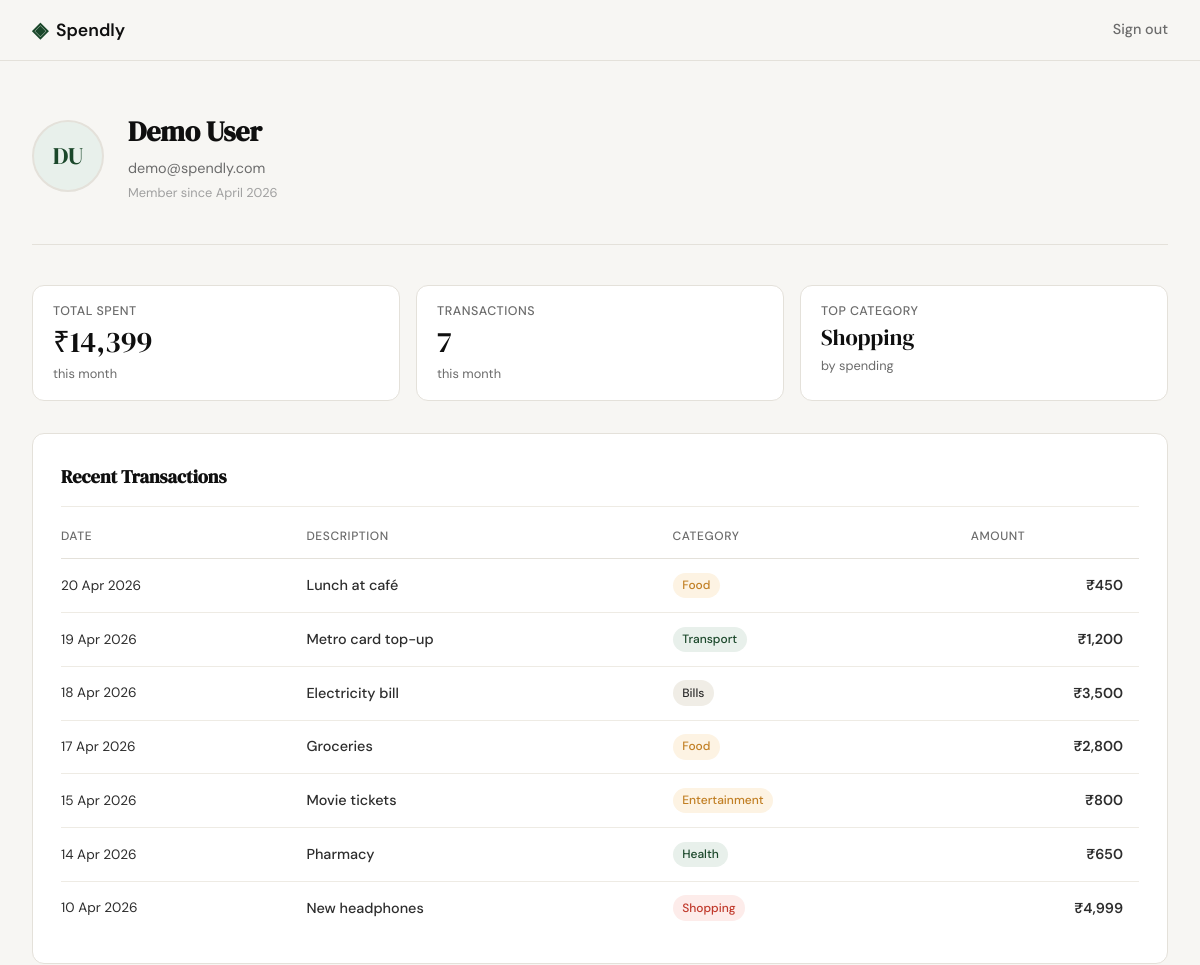
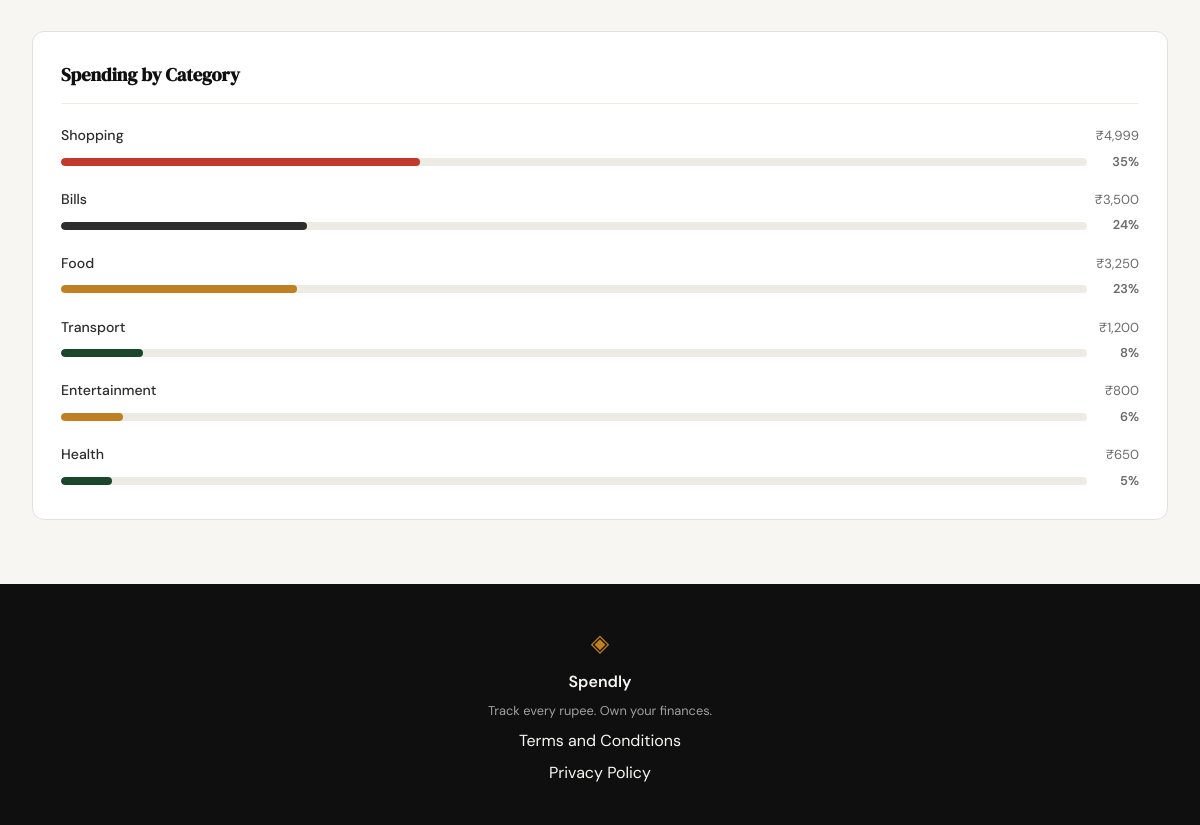
Screenshot of /profile (signed in) with the database file from the repository (2 pictures, top to bottom).
### tables this page shows
CREATE TABLE users (
            id            INTEGER   PRIMARY KEY AUTOINCREMENT,
            name          TEXT      NOT NULL,
            email         TEXT      UNIQUE NOT NULL,
            password_hash TEXT      NOT NULL,
            created_at    TIMESTAMP DEFAULT CURRENT_TIMESTAMP
        );

CREATE TABLE expenses (
            id         INTEGER   PRIMARY KEY AUTOINCREMENT,
            user_id    INTEGER   NOT NULL REFERENCES users(id) ON DELETE CASCADE,
            title      TEXT      NOT NULL,
            amount     REAL      NOT NULL,
            category   TEXT      NOT NULL CHECK(category IN (
                           'Food','Transport','Shopping','Bills',
                           'Entertainment','Health','Other')),
            date       TEXT      NOT NULL,
            note       TEXT,
            created_at TIMESTAMP DEFAULT CURRENT_TIMESTAMP
        );

### app.py (the view)
@app.route("/profile")
def profile():
    if not session.get("user_id"):
        return redirect(url_for("login"))
    raw_user = get_user_by_id(session["user_id"])
    name_parts = raw_user["name"].split()
    initials = (name_parts[0][0] + (name_parts[-1][0] if len(name_parts) > 1 else "")).upper()
    member_since = datetime.strptime(
        raw_user["created_at"][:10], "%Y-%m-%d"
    ).strftime("%B %Y")
    user = {
        "name": raw_user["name"],
        "email": raw_user["email"],
        "initials": initials,
        "member_since": member_since,
    }
    raw_stats = get_expense_stats(session["user_id"])
    stats = {
        "total_spent": f"₹{raw_stats['total_spent']:,.0f}",
        "transaction_count": raw_stats["transaction_count"],
        "top_category": raw_stats["top_category"],
    }
    raw_txns = get_recent_expenses(session["user_id"], limit=10)
    transactions = [
        {
            "date": datetime.strptime(t["date"], "%Y-%m-%d").strftime("%d %b %Y"),
            "description": t["title"],
            "category": t["category"],
            "amount": f"₹{t['amount']:,.0f}",
        }
        for t in raw_txns
    ]
    categories = get_category_breakdown(session["user_id"])
    return render_template(
        "profile.html",
        user=user,
        stats=stats,
        transactions=transactions,
        categories=categories,
    )

### database/db.py (called while the page is built)
def get_db():
    conn = sqlite3.connect(DB_PATH)
    conn.row_factory = sqlite3.Row
    conn.execute("PRAGMA foreign_keys = ON")
    return conn

def get_user_by_id(user_id):
    conn = get_db()
    row = conn.execute(
        "SELECT id, name, email, created_at FROM users WHERE id = ?", (user_id,)
    ).fetchone()
    conn.close()
    return row

def get_recent_expenses(user_id, limit=10):
    conn = get_db()
    rows = conn.execute(
        "SELECT id, title, amount, category, date FROM expenses "
        "WHERE user_id = ? ORDER BY date DESC, id DESC LIMIT ?",
        (user_id, limit),
    ).fetchall()
    conn.close()
    return rows

def get_category_breakdown(user_id):
    conn = get_db()
    rows = conn.execute(
        "SELECT category, SUM(amount) AS total FROM expenses "
        "WHERE user_id = ? GROUP BY category ORDER BY total DESC",
        (user_id,),
    ).fetchall()
    conn.close()
    grand_total = sum(r["total"] for r in rows) or 1
    return [
        {
            "name": r["category"],
            "amount": f"₹{r['total']:,.0f}",
            "pct": round(r["total"] / grand_total * 100),
        }
        for r in rows
    ]

def get_expense_stats(user_id):
    conn = get_db()
    row = conn.execute(
        "SELECT COALESCE(SUM(amount), 0) AS total_spent, COUNT(*) AS transaction_count "
        "FROM expenses WHERE user_id = ?",
        (user_id,),
    ).fetchone()
    top = conn.execute(
        "SELECT category FROM expenses WHERE user_id = ? "
        "GROUP BY category ORDER BY SUM(amount) DESC LIMIT 1",
        (user_id,),
    ).fetchone()
    conn.close()
    return {
        "total_spent": row["total_spent"],
        "transaction_count": row["transaction_count"],
        "top_category": top["category"] if top else "—",
    }

### templates/profile.html (shortened to what this page needs)
{% extends "base.html" %}
{% block head %}
<link rel="stylesheet" href="{{ url_for('static', filename='css/profile.css') }}">
{% endblock %}
{% block content %}
<div class="profile-page">
  <section class="profile-hero">
    <div class="profile-hero-inner">
      <div class="profile-avatar">{{ user.initials }}</div>
      <div class="profile-identity">
        <h1 class="profile-name">{{ user.name }}</h1>
        <p class="profile-email">{{ user.email }}</p>
        <p class="profile-since">Member since {{ user.member_since }}</p>
      </div>
    </div>
  </section>
  <div class="profile-body">
    <section class="profile-stats">
      <div class="stat-card">
        <span class="stat-label">Total Spent</span>
        <span class="stat-value">{{ stats.total_spent }}</span>
        <span class="stat-sub">this month</span>
      </div>
      <div class="stat-card">
        <span class="stat-label">Transactions</span>
        <span class="stat-value">{{ stats.transaction_count }}</span>
        <span class="stat-sub">this month</span>
      </div>
      <div class="stat-card">
        <span class="stat-label">Top Category</span>
        <span class="stat-value stat-value--sm">{{ stats.top_category }}</span>
        <span class="stat-sub">by spending</span>
      </div>
    </section>
    <section class="profile-section">
      <h2 class="profile-section-title">Recent Transactions</h2>
      <div class="profile-table-wrap">
        <table class="profile-table">
          <thead>
            <tr>
              <th>Date</th>
              <th>Description</th>
              <th>Category</th>
              <th class="col-right">Amount</th>
            </tr>
          </thead>
          <tbody>
            {% for tx in transactions %}
            <tr>
              <td class="tx-date">{{ tx.date }}</td>
              <td class="tx-desc">{{ tx.description }}</td>
              <td>
                <span class="tx-badge tx-badge--{{ tx.category | lower | replace(' ', '-') }}">
                  {{ tx.category }}
                </span>
              </td>
              <td class="tx-amount">{{ tx.amount }}</td>
            </tr>
            {% endfor %}
          </tbody>
        </table>
      </div>
    </section>
    <section class="profile-section">
      <h2 class="profile-section-title">Spending by Category</h2>
      <div class="profile-categories">
        {% for cat in categories %}
        <div class="cat-row">
          <div class="cat-meta">
            <span class="cat-name">{{ cat.name }}</span>
            <span class="cat-amount">{{ cat.amount }}</span>
          </div>
          <div class="cat-bar-wrap">
            <div class="cat-bar-track">
              <div class="cat-bar-fill cat-bar--{{ cat.name | lower | replace(' ', '-') }}"
                   style="--fill: {{ cat.pct }}%"></div>
            </div>
            <span class="cat-pct">{{ cat.pct }}%</span>
          </div>
        </div>
        {% endfor %}
      </div>
    </section>
  </div>
</div>
{% endblock %}

### static/css/style.css (style rules this page uses)
:root { --ink: #0f0f0f; --ink-soft: #2d2d2d; --ink-muted: #6b6b6b; --ink-faint: #a0a0a0; --paper: #f7f6f3; --paper-warm: #f0ede6; --paper-card: #ffffff; --accent: #1a472a; --accent-light: #e8f0eb; --accent-2: #c17f24; --accent-2-light: #fdf3e3; --danger: #c0392b; --danger-light: #fdecea; --border: #e4e1da; --border-soft: #eeebe4; --font-display: 'DM Serif Display', Georgia, serif; --font-body: 'DM Sans', system-ui, sans-serif; --max-width: 1200px; --auth-width: 440px; --radius-sm: 6px; --radius-md: 12px; --radius-lg: 20px; }
*, *::before, *::after { box-sizing: border-box; margin: 0; padding: 0; }
html { font-size: 16px; scroll-behavior: smooth; }
body { background: var(--paper); color: var(--ink); font-family: var(--font-body); font-size: 1rem; line-height: 1.6; -webkit-font-smoothing: antialiased; }

### rows the page displays
users: name "Demo User", email "demo@spendly.com"
expenses: top_category "Shopping", date "10 Apr 2026", description "New headphones", category "Shopping", amount "₹4,999"
expenses: date "20 Apr 2026", description "Lunch at café", category "Food", amount "₹450"
expenses: date "19 Apr 2026", description "Metro card top-up", category "Transport", amount "₹1,200"
expenses: date "18 Apr 2026", description "Electricity bill", category "Bills", amount "₹3,500"
expenses: date "17 Apr 2026", description "Groceries", category "Food", amount "₹2,800"
expenses: date "15 Apr 2026", description "Movie tickets", category "Entertainment", amount "₹800"
expenses: date "14 Apr 2026", description "Pharmacy", category "Health", amount "₹650"

### other values shown
{{ user.initials }} "DU"
{{ user.member_since }} "April 2026"
{{ stats.total_spent }} "₹14,399"
{{ stats.transaction_count }} "7"
{{ cat.name }} "Shopping" "Bills" "Food" "Transport" "Entertainment" "Health"
{{ cat.amount }} "₹4,999" "₹3,500" "₹3,250" "₹1,200" "₹800" "₹650"
{{ cat.pct }} "35" "24" "23" "8" "6" "5"
